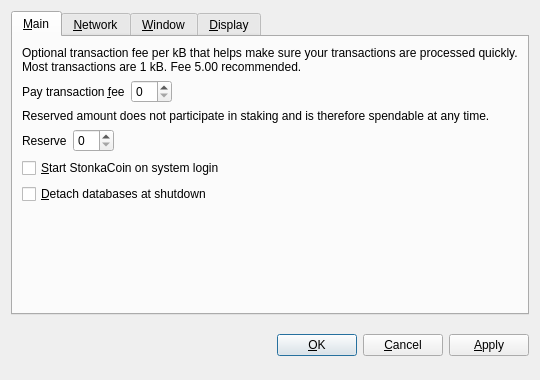
<?xml version="1.0" encoding="UTF-8"?>
<ui version="4.0">
 <class>OptionsDialog</class>
 <widget class="QDialog" name="OptionsDialog">
  <property name="geometry">
   <rect>
    <x>0</x>
    <y>0</y>
    <width>540</width>
    <height>380</height>
   </rect>
  </property>
  <property name="windowTitle">
   <string>Options</string>
  </property>
  <property name="modal">
   <bool>true</bool>
  </property>
  <layout class="QVBoxLayout" name="verticalLayout">
   <item>
    <widget class="QTabWidget" name="tabWidget">
     <property name="tabPosition">
      <enum>QTabWidget::North</enum>
     </property>
     <property name="currentIndex">
      <number>0</number>
     </property>
     <widget class="QWidget" name="tabMain">
      <attribute name="title">
       <string>&amp;Main</string>
      </attribute>
      <layout class="QVBoxLayout" name="verticalLayout_Main">
       <item>
        <widget class="QLabel" name="transactionFeeInfoLabel">
         <property name="text">
          <string>Optional transaction fee per kB that helps make sure your transactions are processed quickly. Most transactions are 1 kB. Fee 5.00 recommended.</string>
         </property>
         <property name="textFormat">
          <enum>Qt::PlainText</enum>
         </property>
         <property name="wordWrap">
          <bool>true</bool>
         </property>
        </widget>
       </item>
       <item>
        <layout class="QHBoxLayout" name="horizontalLayoutFee">
         <item>
          <widget class="QLabel" name="transactionFeeLabel">
           <property name="text">
            <string>Pay transaction &amp;fee</string>
           </property>
           <property name="textFormat">
            <enum>Qt::PlainText</enum>
           </property>
           <property name="buddy">
            <cstring>transactionFee</cstring>
           </property>
          </widget>
         </item>
         <item>
          <widget class="BitcoinAmountField" name="transactionFee"/>
         </item>
         <item>
          <spacer name="horizontalSpacerFee">
           <property name="orientation">
            <enum>Qt::Horizontal</enum>
           </property>
           <property name="sizeHint" stdset="0">
            <size>
             <width>40</width>
             <height>20</height>
            </size>
           </property>
          </spacer>
         </item>
        </layout>
       </item>
       <item>
        <widget class="QLabel" name="reserveBalanceInfoLabel">
         <property name="text">
          <string>Reserved amount does not participate in staking and is therefore spendable at any time.</string>
         </property>
         <property name="textFormat">
          <enum>Qt::PlainText</enum>
         </property>
         <property name="wordWrap">
          <bool>true</bool>
         </property>
        </widget>
       </item>
       <item>
        <layout class="QHBoxLayout" name="horizontalLayoutReserveBalance">
         <item>
          <widget class="QLabel" name="reserveBalanceLabel">
           <property name="text">
            <string>Reserve</string>
           </property>
           <property name="textFormat">
            <enum>Qt::PlainText</enum>
           </property>
           <property name="buddy">
            <cstring>reserveBalance</cstring>
           </property>
          </widget>
         </item>
         <item>
          <widget class="BitcoinAmountField" name="reserveBalance"/>
         </item>
         <item>
          <spacer name="horizontalSpacerReserveBalance">
           <property name="orientation">
            <enum>Qt::Horizontal</enum>
           </property>
           <property name="sizeHint" stdset="0">
            <size>
             <width>40</width>
             <height>20</height>
            </size>
           </property>
          </spacer>
         </item>
        </layout>
       </item>
       <item>
        <widget class="QCheckBox" name="bitcoinAtStartup">
         <property name="toolTip">
          <string>Automatically start StonkaCoin after logging in to the system.</string>
         </property>
         <property name="text">
          <string>&amp;Start StonkaCoin on system login</string>
         </property>
        </widget>
       </item>
       <item>
        <widget class="QCheckBox" name="detachDatabases">
         <property name="toolTip">
          <string>Detach block and address databases at shutdown. This means they can be moved to another data directory, but it slows down shutdown. The wallet is always detached.</string>
         </property>
         <property name="text">
          <string>&amp;Detach databases at shutdown</string>
         </property>
        </widget>
       </item>
       <item>
        <spacer name="verticalSpacer_Main">
         <property name="orientation">
          <enum>Qt::Vertical</enum>
         </property>
         <property name="sizeHint" stdset="0">
          <size>
           <width>20</width>
           <height>40</height>
          </size>
         </property>
        </spacer>
       </item>
      </layout>
     </widget>
     <widget class="QWidget" name="tabNetwork">
      <attribute name="title">
       <string>&amp;Network</string>
      </attribute>
      <layout class="QVBoxLayout" name="verticalLayout_Network">
       <item>
        <widget class="QCheckBox" name="mapPortUpnp">
         <property name="toolTip">
          <string>Automatically open the StonkaCoin client port on the router. This only works when your router supports UPnP and it is enabled.</string>
         </property>
         <property name="text">
          <string>Map port using &amp;UPnP</string>
         </property>
        </widget>
       </item>
       <item>
        <widget class="QCheckBox" name="connectSocks">
         <property name="toolTip">
          <string>Connect to the StonkaCoin network through a SOCKS proxy (e.g. when connecting through Tor).</string>
         </property>
         <property name="text">
          <string>&amp;Connect through SOCKS proxy:</string>
         </property>
        </widget>
       </item>
       <item>
        <layout class="QHBoxLayout" name="horizontalLayout_Network">
         <item>
          <widget class="QLabel" name="proxyIpLabel">
           <property name="text">
            <string>Proxy &amp;IP:</string>
           </property>
           <property name="textFormat">
            <enum>Qt::PlainText</enum>
           </property>
           <property name="buddy">
            <cstring>proxyIp</cstring>
           </property>
          </widget>
         </item>
         <item>
          <widget class="QValidatedLineEdit" name="proxyIp">
           <property name="maximumSize">
            <size>
             <width>140</width>
             <height>16777215</height>
            </size>
           </property>
           <property name="toolTip">
            <string>IP address of the proxy (e.g. 127.0.0.1)</string>
           </property>
          </widget>
         </item>
         <item>
          <widget class="QLabel" name="proxyPortLabel">
           <property name="text">
            <string>&amp;Port:</string>
           </property>
           <property name="textFormat">
            <enum>Qt::PlainText</enum>
           </property>
           <property name="buddy">
            <cstring>proxyPort</cstring>
           </property>
          </widget>
         </item>
         <item>
          <widget class="QLineEdit" name="proxyPort">
           <property name="maximumSize">
            <size>
             <width>55</width>
             <height>16777215</height>
            </size>
           </property>
           <property name="toolTip">
            <string>Port of the proxy (e.g. 9050)</string>
           </property>
          </widget>
         </item>
         <item>
          <widget class="QLabel" name="socksVersionLabel">
           <property name="text">
            <string>SOCKS &amp;Version:</string>
           </property>
           <property name="textFormat">
            <enum>Qt::PlainText</enum>
           </property>
           <property name="buddy">
            <cstring>socksVersion</cstring>
           </property>
          </widget>
         </item>
         <item>
          <widget class="QValueComboBox" name="socksVersion">
           <property name="toolTip">
            <string>SOCKS version of the proxy (e.g. 5)</string>
           </property>
          </widget>
         </item>
         <item>
          <spacer name="horizontalSpacer_Network">
           <property name="orientation">
            <enum>Qt::Horizontal</enum>
           </property>
           <property name="sizeHint" stdset="0">
            <size>
             <width>40</width>
             <height>20</height>
            </size>
           </property>
          </spacer>
         </item>
        </layout>
       </item>
       <item>
        <spacer name="verticalSpacer_Network">
         <property name="orientation">
          <enum>Qt::Vertical</enum>
         </property>
         <property name="sizeHint" stdset="0">
          <size>
           <width>20</width>
           <height>40</height>
          </size>
         </property>
        </spacer>
       </item>
      </layout>
     </widget>
     <widget class="QWidget" name="tabWindow">
      <attribute name="title">
       <string>&amp;Window</string>
      </attribute>
      <layout class="QVBoxLayout" name="verticalLayout_Window">
       <item>
        <widget class="QCheckBox" name="minimizeToTray">
         <property name="toolTip">
          <string>Show only a tray icon after minimizing the window.</string>
         </property>
         <property name="text">
          <string>&amp;Minimize to the tray instead of the taskbar</string>
         </property>
        </widget>
       </item>
       <item>
        <widget class="QCheckBox" name="minimizeOnClose">
         <property name="toolTip">
          <string>Minimize instead of exit the application when the window is closed. When this option is enabled, the application will be closed only after selecting Quit in the menu.</string>
         </property>
         <property name="text">
          <string>M&amp;inimize on close</string>
         </property>
        </widget>
       </item>
       <item>
        <spacer name="verticalSpacer_Window">
         <property name="orientation">
          <enum>Qt::Vertical</enum>
         </property>
         <property name="sizeHint" stdset="0">
          <size>
           <width>20</width>
           <height>40</height>
          </size>
         </property>
        </spacer>
       </item>
      </layout>
     </widget>
     <widget class="QWidget" name="tabDisplay">
      <attribute name="title">
       <string>&amp;Display</string>
      </attribute>
      <layout class="QVBoxLayout" name="verticalLayout_Display">
       <item>
        <layout class="QHBoxLayout" name="horizontalLayout_1_Display">
         <item>
          <widget class="QLabel" name="langLabel">
           <property name="text">
            <string>User Interface &amp;language:</string>
           </property>
           <property name="textFormat">
            <enum>Qt::PlainText</enum>
           </property>
           <property name="buddy">
            <cstring>lang</cstring>
           </property>
          </widget>
         </item>
         <item>
          <widget class="QValueComboBox" name="lang">
           <property name="toolTip">
            <string>The user interface language can be set here. This setting will take effect after restarting StonkaCoin.</string>
           </property>
          </widget>
         </item>
        </layout>
       </item>
       <item>
        <layout class="QHBoxLayout" name="horizontalLayout_2_Display">
         <item>
          <widget class="QLabel" name="unitLabel">
           <property name="text">
            <string>&amp;Unit to show amounts in:</string>
           </property>
           <property name="textFormat">
            <enum>Qt::PlainText</enum>
           </property>
           <property name="buddy">
            <cstring>unit</cstring>
           </property>
          </widget>
         </item>
         <item>
          <widget class="QValueComboBox" name="unit">
           <property name="toolTip">
            <string>Choose the default subdivision unit to show in the interface and when sending coins.</string>
           </property>
          </widget>
         </item>
        </layout>
       </item>
       <item>
        <widget class="QCheckBox" name="displayAddresses">
         <property name="toolTip">
          <string>Whether to show StonkaCoin addresses in the transaction list or not.</string>
         </property>
         <property name="text">
          <string>&amp;Display addresses in transaction list</string>
         </property>
        </widget>
       </item>
       <item>
        <widget class="QCheckBox" name="coinControlFeatures">
         <property name="toolTip">
          <string>Whether to show coin control features or not.</string>
         </property>
         <property name="text">
          <string>Display coin &amp;control features (experts only!)</string>
         </property>
        </widget>
       </item>
       <item>
        <spacer name="verticalSpacer_Display">
         <property name="orientation">
          <enum>Qt::Vertical</enum>
         </property>
         <property name="sizeHint" stdset="0">
          <size>
           <width>20</width>
           <height>40</height>
          </size>
         </property>
        </spacer>
       </item>
      </layout>
     </widget>
    </widget>
   </item>
   <item>
    <layout class="QHBoxLayout" name="horizontalLayout_Buttons">
     <item>
      <spacer name="horizontalSpacer_1">
       <property name="orientation">
        <enum>Qt::Horizontal</enum>
       </property>
       <property name="sizeHint" stdset="0">
        <size>
         <width>40</width>
         <height>48</height>
        </size>
       </property>
      </spacer>
     </item>
     <item>
      <widget class="QLabel" name="statusLabel">
       <property name="font">
        <font>
         <weight>75</weight>
         <bold>true</bold>
        </font>
       </property>
       <property name="text">
        <string/>
       </property>
       <property name="textFormat">
        <enum>Qt::PlainText</enum>
       </property>
       <property name="wordWrap">
        <bool>true</bool>
       </property>
      </widget>
     </item>
     <item>
      <spacer name="horizontalSpacer_2">
       <property name="orientation">
        <enum>Qt::Horizontal</enum>
       </property>
       <property name="sizeHint" stdset="0">
        <size>
         <width>40</width>
         <height>48</height>
        </size>
       </property>
      </spacer>
     </item>
     <item>
      <widget class="QPushButton" name="okButton">
       <property name="text">
        <string>&amp;OK</string>
       </property>
      </widget>
     </item>
     <item>
      <widget class="QPushButton" name="cancelButton">
       <property name="text">
        <string>&amp;Cancel</string>
       </property>
       <property name="autoDefault">
        <bool>false</bool>
       </property>
      </widget>
     </item>
     <item>
      <widget class="QPushButton" name="applyButton">
       <property name="text">
        <string>&amp;Apply</string>
       </property>
       <property name="autoDefault">
        <bool>false</bool>
       </property>
      </widget>
     </item>
    </layout>
   </item>
  </layout>
 </widget>
 <customwidgets>
  <customwidget>
   <class>BitcoinAmountField</class>
   <extends>QSpinBox</extends>
   <header>bitcoinamountfield.h</header>
  </customwidget>
  <customwidget>
   <class>QValueComboBox</class>
   <extends>QComboBox</extends>
   <header>qvaluecombobox.h</header>
  </customwidget>
  <customwidget>
   <class>QValidatedLineEdit</class>
   <extends>QLineEdit</extends>
   <header>qvalidatedlineedit.h</header>
  </customwidget>
 </customwidgets>
 <resources/>
 <connections/>
</ui>
